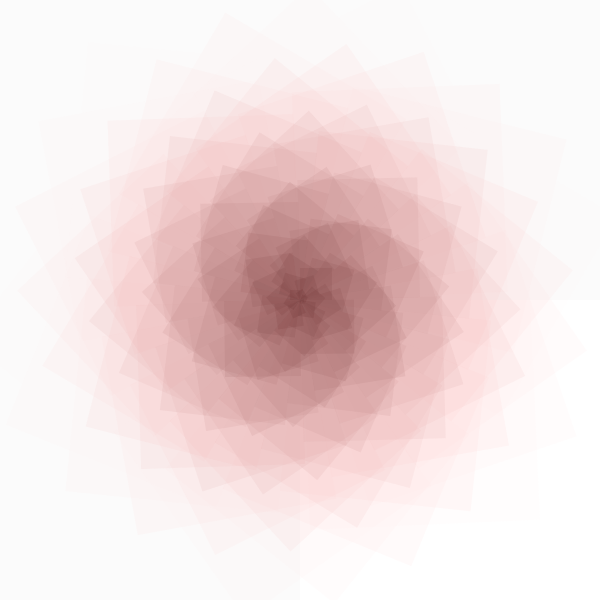
Frame 1 (no input)
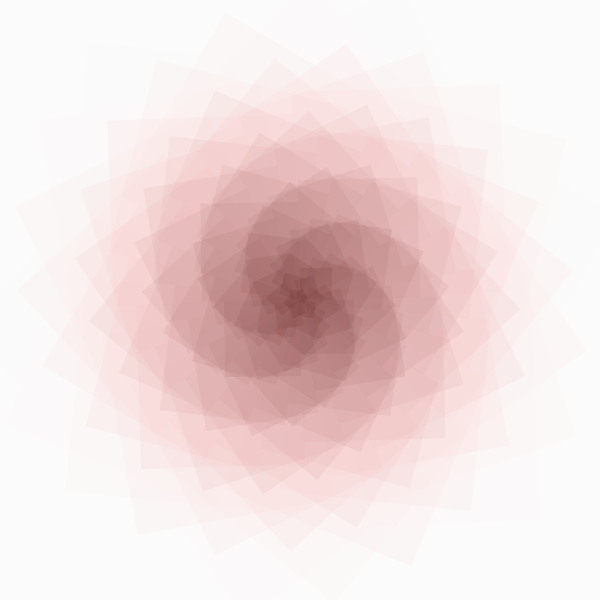
Frame 60 (the mouse pressed at the canvas centre just before this capture)
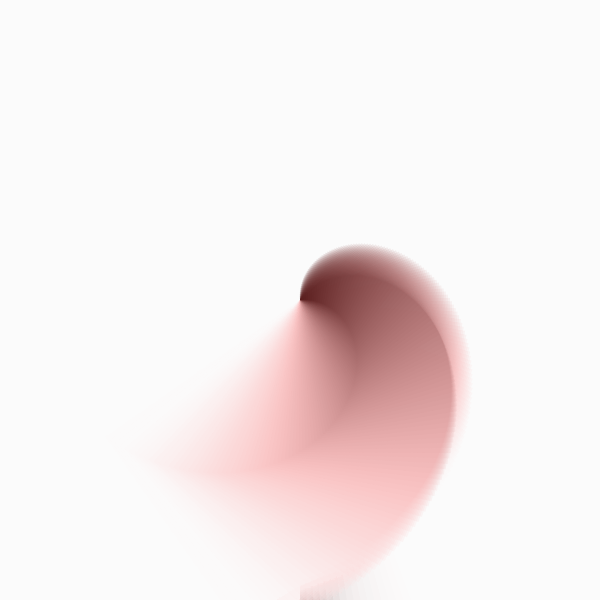
Frame 120 (the mouse held since frame 60 and released just before this capture)

The Processing sketch that drew these frames (run headless with seeded random() and noise(); from frame 60 on, the mouse is pressed at the canvas centre):

// Processing sketch: processing_88646
// ── processing_88646.pde

void setup(){
size(600,600);
 //translate 100 horizontally, 100 veritcally
background(0);
noStroke();        
smooth();
}
 
void draw(){ 
  translate(width/2,height/2);
  for(int x=720; x>0;x=x-2){ 
  float m = cos(mouseX);
  rect(0,0,x,x);            
  fill(70+x,10+x,10+x,30);          
  rotate(m);              
  }
}
